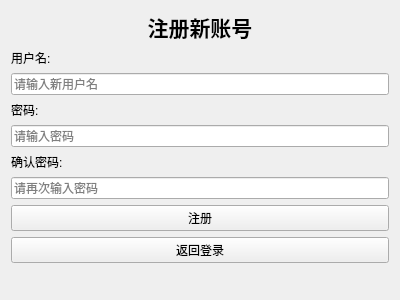
<?xml version="1.0" encoding="utf-8"?>
<ui version="4.0">
 <class>QtRegisterView</class>
 <widget class="QWidget" name="QtRegisterView">
  <property name="geometry">
   <rect>
    <x>0</x>
    <y>0</y>
    <width>400</width>
    <height>300</height>
   </rect>
  </property>
  <property name="minimumSize">
   <size>
    <width>400</width>
    <height>300</height>
   </size>
  </property>
  <property name="windowTitle">
   <string>用户注册</string>
  </property>
  <layout class="QVBoxLayout" name="verticalLayout">
   <item>
    <widget class="QLabel" name="titleLabel">
     <property name="font">
      <font>
       <pointsize>16</pointsize>
       <weight>75</weight>
       <bold>true</bold>
      </font>
     </property>
     <property name="text">
      <string>注册新账号</string>
     </property>
     <property name="alignment">
      <set>Qt::AlignCenter</set>
     </property>
    </widget>
   </item>
   <item>
    <widget class="QLabel" name="newUsernameLabel">
     <property name="text">
      <string>用户名:</string>
     </property>
    </widget>
   </item>
   <item>
    <widget class="QLineEdit" name="newUsernameEdit">
     <property name="placeholderText">
      <string>请输入新用户名</string>
     </property>
    </widget>
   </item>
   <item>
    <widget class="QLabel" name="newPasswordLabel">
     <property name="text">
      <string>密码:</string>
     </property>
    </widget>
   </item>
   <item>
    <widget class="QLineEdit" name="newPasswordEdit">
     <property name="echoMode">
      <enum>QLineEdit::Password</enum>
     </property>
     <property name="placeholderText">
      <string>请输入密码</string>
     </property>
    </widget>
   </item>
   <item>
    <widget class="QLabel" name="confirmPasswordLabel">
     <property name="text">
      <string>确认密码:</string>
     </property>
    </widget>
   </item>
   <item>
    <widget class="QLineEdit" name="confirmPasswordEdit">
     <property name="echoMode">
      <enum>QLineEdit::Password</enum>
     </property>
     <property name="placeholderText">
      <string>请再次输入密码</string>
     </property>
    </widget>
   </item>
   <item>
    <widget class="QPushButton" name="registerSubmitButton">
     <property name="text">
      <string>注册</string>
     </property>
    </widget>
   </item>
   <item>
    <widget class="QPushButton" name="backToLoginButton">
     <property name="text">
      <string>返回登录</string>
     </property>
    </widget>
   </item>
   <item>
    <spacer name="verticalSpacer">
     <property name="orientation">
      <enum>Qt::Vertical</enum>
     </property>
     <property name="sizeHint" stdset="0">
      <size>
       <width>20</width>
       <height>40</height>
      </size>
     </property>
    </spacer>
   </item>
  </layout>
 </widget>
 <resources/>
 <connections/>
</ui>
